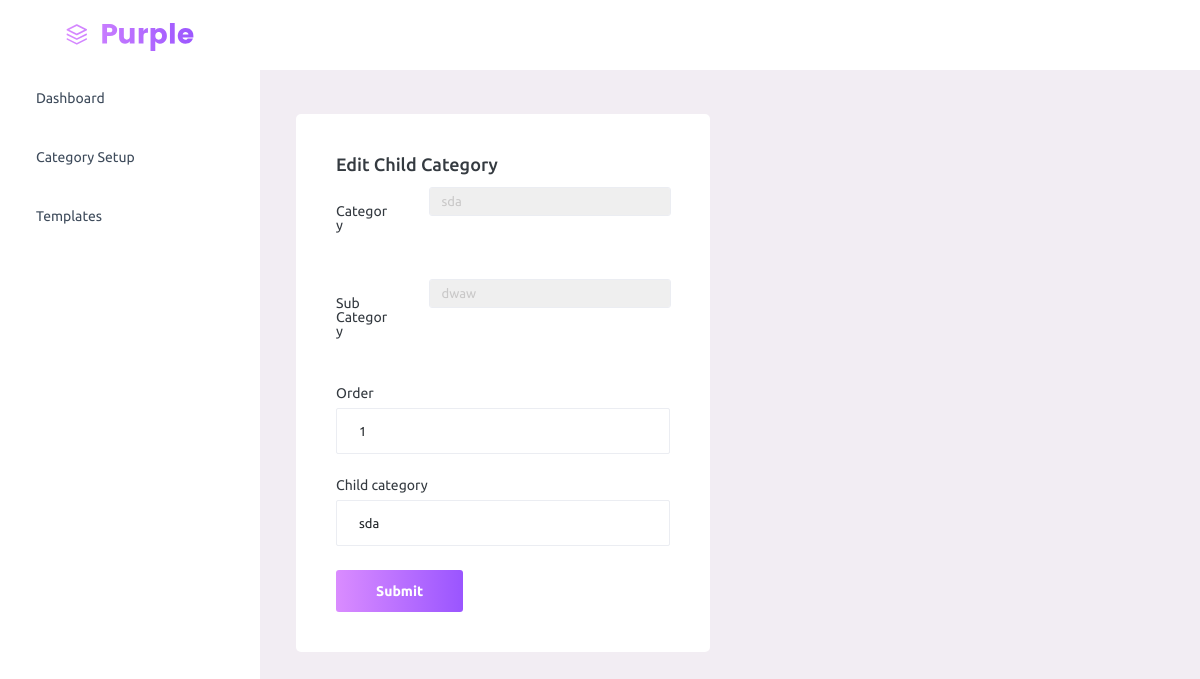
The page /edit_child_category/1 (signed in) on the database its author committed.
### adminpanel/models.py (models this page shows, shortened)
class ChildCategory(models.Model):
    sub_category = models.ForeignKey(SubCategory, on_delete=models.CASCADE)
    child_category = models.CharField(max_length=100)
    order = models.IntegerField(null=True)
    STATUS_CHOICES = (("active", "active"), ("inactive", "inactive"))
    status = models.CharField(max_length=100, choices=STATUS_CHOICES, default="active")
    created = models.DateTimeField(auto_now_add=True, null=True)

class Category(models.Model):
    category = models.CharField(max_length=100, unique=True)
    category_image = models.ImageField(null=True, upload_to="category_images/")
    order = models.IntegerField(null=True)
    STATUS_CHOICES = (("active", "active"), ("inactive", "inactive"))
    status = models.CharField(max_length=100, choices=STATUS_CHOICES, default="active")
    created = models.DateTimeField(auto_now_add=True, null=True)

class SubCategory(models.Model):
    category = models.ForeignKey(Category, on_delete=models.CASCADE)
    sub_category = models.CharField(max_length=100, unique=True)
    order = models.IntegerField(null=True)
    STATUS_CHOICES = (("active", "active"), ("inactive", "inactive"))
    status = models.CharField(max_length=100, choices=STATUS_CHOICES, default="active")
    created = models.DateTimeField(auto_now_add=True, null=True)

### adminpanel/views.py (the view)
# urls.py: path('edit_child_category/<int:id>', views.edit_child_category, name='edit_child_category'),
@login_required
def edit_child_category(request,id):
    if request.method == "POST":
        sub_cat_id = request.POST.get("category")
        child_child_category = request.POST.get("child_category")
        order = request.POST.get("order")
        sub_category = SubCategory.objects.get(id=sub_cat_id)
        new_child_category = ChildCategory.objects.get(id=id)
        new_child_category.sub_category = sub_category
        new_child_category.order= order
        new_child_category.child_category=child_child_category
        new_child_category.save()
        messages.info(request, "Child category edited successfully.")
        return redirect(child_category)
    else:
        cat = Category.objects.all()
        sub_cat = SubCategory.objects.all()
        child_cat_data = ChildCategory.objects.get(id=id)
        context = {
            "cat":cat,
            "sub_cat":sub_cat,
            "child_cat_data":child_cat_data,
        }
        return render(request, "admin/edit_child_category.html",context)

### templates/admin/edit_child_category.html (shortened to what this page needs)
{% load static %} {% include 'admin/nav.html' %}
<div class="main-panel">
  <div class="content-wrapper">
    <div class="row">
      <div class="col-md-6 grid-margin stretch-card">
        <div class="card">
          <div class="card-body">
            <h4 class="card-title">Edit Child Category</h4>
            <form
              class="forms-sample"
              action="{% url 'edit_child_category' id=child_cat_data.id %}"
              method="post"
            >
              <div class="form-group row">
                <label class="col-sm-3 col-form-label">Category</label>
                <div class="col-sm-9">
                  <select
                    class="form-control"
                    name="category"
                    id="catageory_select"
                    data-sub-category-url="{% url 'load_sub_category' %}"
                  >
                    {% for cat in cat %}
                    <option value="{{cat.id}}" {% if cat.id == child_cat_data.sub_category.category.id %} selected {% endif %}>{{cat.category}}</option>
                    {% endfor %}
                  </select>
                </div>
              </div>
              <div class="form-group row" >
                <label class="col-sm-3 col-form-label" >Sub Category</label>
                <div class="col-sm-9">
                  <select class="form-control" name="category"  id="id_sub_category" required>
                    {% for sub_cat in sub_cat %}
                    <option value="{{sub_cat.id}}" {% if sub_cat.id == child_cat_data.sub_category.id %} selected {% endif %}>{{sub_cat.sub_category}}</option>
                    {% endfor %}
                  </select>
                </div>
              </div>
              <div class="form-group">
                <label for="exampleInputEmail1">Order</label>
                <input
                  type="number"
                  class="form-control"
                  id="exampleInputEmail1"
                  placeholder="Order"
                  name="order"
                  required
                  value="{{child_cat_data.order}}"
                />
              </div>
              <div class="form-group">
                <label for="exampleInputEmail1">Child category</label>
                <input
                  type="text"
                  class="form-control"
                  id="exampleInputEmail1"
                  placeholder="Child category"
                  name="child_category"
                  required
                  value="{{child_cat_data.child_category}}"
                />
              </div>
              <button type="submit" class="btn btn-gradient-primary me-2">
                Submit
              </button>
            </form>
          </div>
        </div>
      </div>
    </div>
  </div>
</div>
  {% include 'admin/footer.html' %}

### rows shown on the page
ChildCategory: category "sda", category "dwaw", order "1", child_category "sda"
